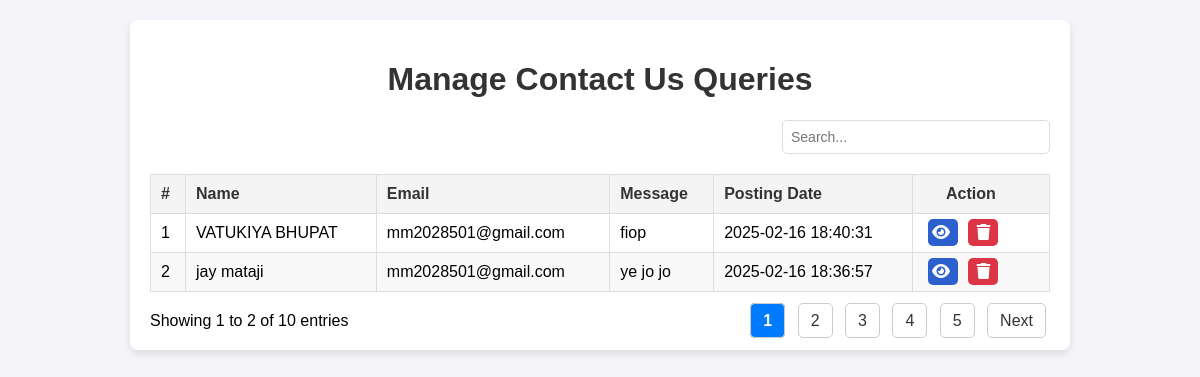
/admin/manage_contactus_query.php, run on the app's committed database.
### tables this page shows
CREATE TABLE IF NOT EXISTS `contactusquery` (
  `contactid` int NOT NULL AUTO_INCREMENT,
  `username` varchar(255) NOT NULL,
  `Email` varchar(255) NOT NULL,
  `messages` varchar(255) NOT NULL,
  `PostingDate` timestamp NOT NULL DEFAULT CURRENT_TIMESTAMP,
  PRIMARY KEY (`contactid`)
);

### admin/manage_contactus_query.php (the view, shortened to what this page needs)
<?php
@include "include/config.php";
$limit = 2;
$page = isset($_GET['page']) ? $_GET['page'] : 1;
$start = ($page - 1) * $limit;
$sql = "SELECT * FROM contactusquery ORDER BY PostingDate DESC LIMIT $start, $limit";
$result = mysqli_query($conn, $sql);
$total_result = mysqli_query($conn, "SELECT COUNT(*) AS total FROM contactusquery");
$total_row = mysqli_fetch_assoc($total_result);
$total_entries = $total_row['total'];
$total_pages = ceil($total_entries / $limit);
?>
<!DOCTYPE html>
<html lang="en">
<head>
    <link rel="stylesheet" href="css/all.min.css">
    <link rel="stylesheet" href="css/fontawesome.min.css">
</head>
<body>
    <div class="container">
        <h1>Manage Contact Us Queries</h1>
        <div class="search-container">
             <input type="text" id="search" placeholder="Search..." onkeyup="searchTable()">
         </div>
        <table id="bookingTable">
            <thead>
                <tr>
                    <th>#</th>
                    <th>Name</th>
                    <th>Email</th>
                    <th>Message</th>
                    <th>Posting Date</th>
                    <th style="padding: 0 33px;">Action</th>
                </tr>
            </thead>
            <tbody>
                <?php $cnt = 1; while($row = mysqli_fetch_assoc($result)) { ?>
                    <tr>
                        <td><?php echo $cnt++; ?></td>
                        <td><?php echo $row['username']; ?></td>
                        <td><?php echo $row['Email']; ?></td>
                        <td><?php echo $row['messages']; ?></td>
                        <td><?php echo $row['PostingDate']; ?></td>
                        <td>
                            <a class="view" style="padding:5px 4px;" href="viewquery.php?contactid=<?php echo $row['contactid']; ?>">
                                <i class="fa-solid fa-eye"></i>
                            </a>
                            <a class="delete" href="delete.php?contactid=<?php echo $row['contactid']; ?>" onclick="return confirm('Do You Delete Query!');">
                                <i class="fa-solid fa-trash"></i>
                            </a>
                        </td>
                    </tr>
                <?php } ?>
            </tbody>
        </table>
        <div class="d-flex">
                <div>Showing <?php echo $start + 1; ?> to <?php echo min($start + $limit, $total_entries); ?> of <?php echo $total_entries; ?> entries</div>
                <div class="pagination">
                    <?php for ($i = 1; $i <= $total_pages; $i++): ?>
                        <a href="?page=<?php echo $i; ?>" class="page-link <?php echo $i == $page ? 'active' : ''; ?>"><?php echo $i; ?></a>
                    <?php endfor; ?>
                    <?php if ($page < $total_pages): ?>
                        <a href="?page=<?php echo $page + 1; ?>" class="page-link">Next</a>
                    <?php endif; ?>
                </div>
            </div>
    </div>
</body>
</html>

### admin/manage_contactus_query.php (style rules this page uses)
body { font-family: Arial, sans-serif; background-color: #f4f4f9; margin: 0; padding: 20px; }
.container { background-color: #fff; padding: 20px; border-radius: 8px; box-shadow: 0 4px 8px rgba(0, 0, 0, 0.1); max-width: 900px; margin: 0 auto; }
h1 { color: #333; text-align: center; }
table { width: 100%; border-collapse: collapse; margin-top: 20px; }
th, td { border: 1px solid #ddd; padding: 10px; text-align: left; }
th { background-color: #f4f4f4; color: #333; }
tr:nth-child(even) { background-color: #f9f9f9; }
.d-flex { display: flex; justify-content: space-between; align-items: center; margin-top: 20px; }
.pagination a { padding: 8px 12px; margin: 0 4px; border: 1px solid #ccc; border-radius: 5px; text-decoration: none; color: #333; background-color: white; transition: background-color 0.3s ease; }
.pagination a.active { background-color: #007bff; color: white; font-weight: bold; }
.search-container { margin-bottom: 15px; text-align: right; }
.search-container input { padding: 8px; font-size: 14px; width: 250px; border-radius: 5px; border: 1px solid #ddd; }
.delete, .view { margin: 0 5px; font-size: 16px; transition: 0.3s; padding: 5px 8px; border-radius: 5px; text-decoration: none; }
.delete { background: #dc3545; color: white; }
.view { background: rgb(45, 96, 207); color: white; }

### data on the page
contactusquery: username "VATUKIYA BHUPAT", Email "mm2028501@gmail.com", messages "fiop", PostingDate "2025-02-16 18:40:31"
contactusquery: username "jay mataji", Email "mm2028501@gmail.com", messages "ye jo jo", PostingDate "2025-02-16 18:36:57"

### other printed values
$start + 1 "1"
min($start + $limit, $total_entries) "2"
$total_entries "10"
